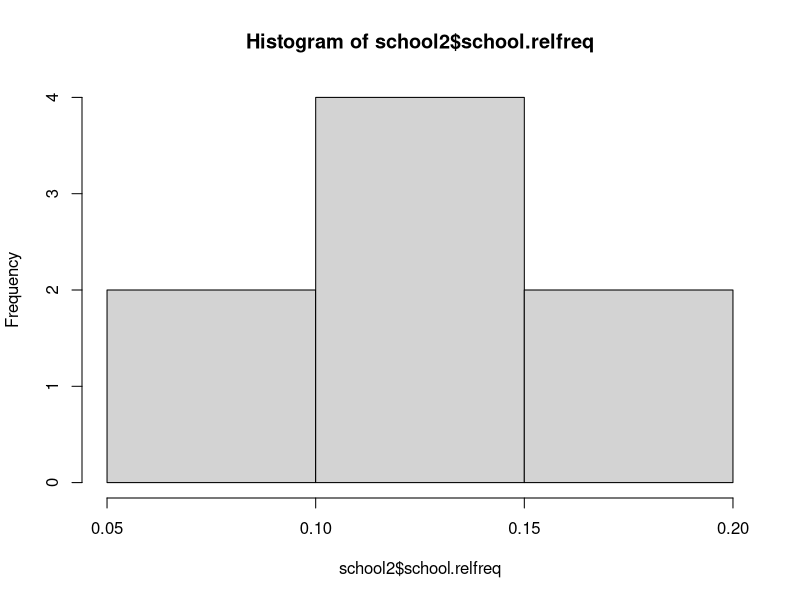
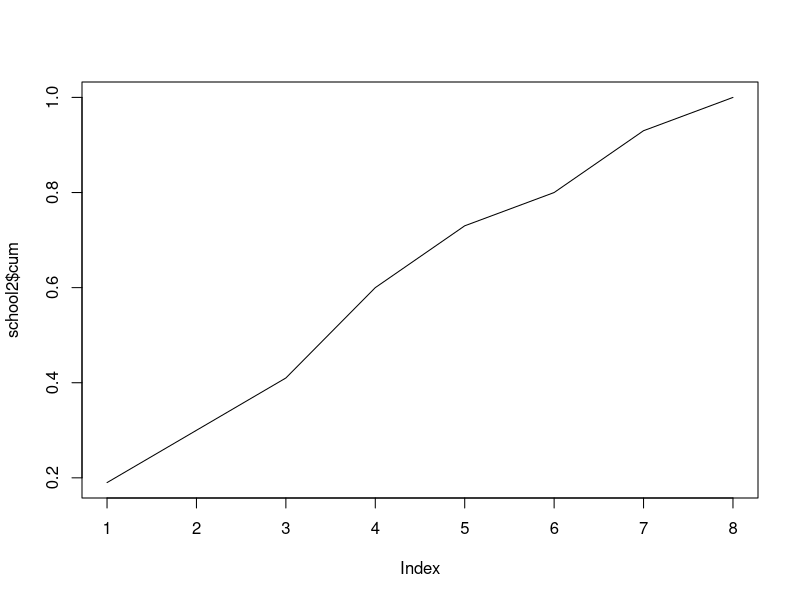

Recreate these plots in R, in order.
# Frequency 2
# Relative Frequency
#http://www.r-tutor.com/elementary-statistics/qualitative-data/relative-frequency-distribution-qualitative-data

#Eg1
library(MASS)                 # load the MASS package 
school = painters$School      # the painter schools 
school.freq = table(school)   # apply the table function
school
school.freq
head(painters)
nrow(painters) # no of rows/ records
school.relfreq = school.freq / nrow(painters)
school.relfreq
cbind(school.relfreq) 
round(cbind(school.relfreq),2)
school2 = data.frame(round(cbind(school.relfreq),2))
hist(school2$school.relfreq)

#Cumulative Relative Frequency
school2$cum = cumsum(as.numeric(school2$school.relfreq))
school2
plot(school2$cum, type='l')



#Eg2 https://cnx.org/contents/yTlmgmzh@4/Frequency-Relative-Frequency-a
# Entering the data : 20 records
hours.worked = c(5, 6, 3, 3, 2, 4, 7, 5, 2, 3, 5, 6, 
                 5, 4, 4, 3, 5, 2, 5, 3)

# A general frequency table
table(hours.worked)
## hours.worked
## 2 3 4 5 6 7 
## 3 5 3 6 2 1

# Relative frequency table
length(hours.worked)
table(hours.worked)/length(hours.worked)
## hours.worked
##    2    3    4    5    6    7 
## 0.15 0.25 0.15 0.30 0.10 0.05

# To get cumulative frequencies, we need to put
# the hours into different intervals
x = table(cut(hours.worked, breaks = c(1:7)))
x
# Cumulative frequencies
cumsum(x)
## (1,2] (2,3] (3,4] (4,5] (5,6] (6,7] 
##     3     8    11    17    19    20

# Cumulative relative frequencies
cumsum(x)/length(hours.worked)
## (1,2] (2,3] (3,4] (4,5] (5,6] (6,7] 
##  0.15  0.40  0.55  0.85  0.95  1.00
